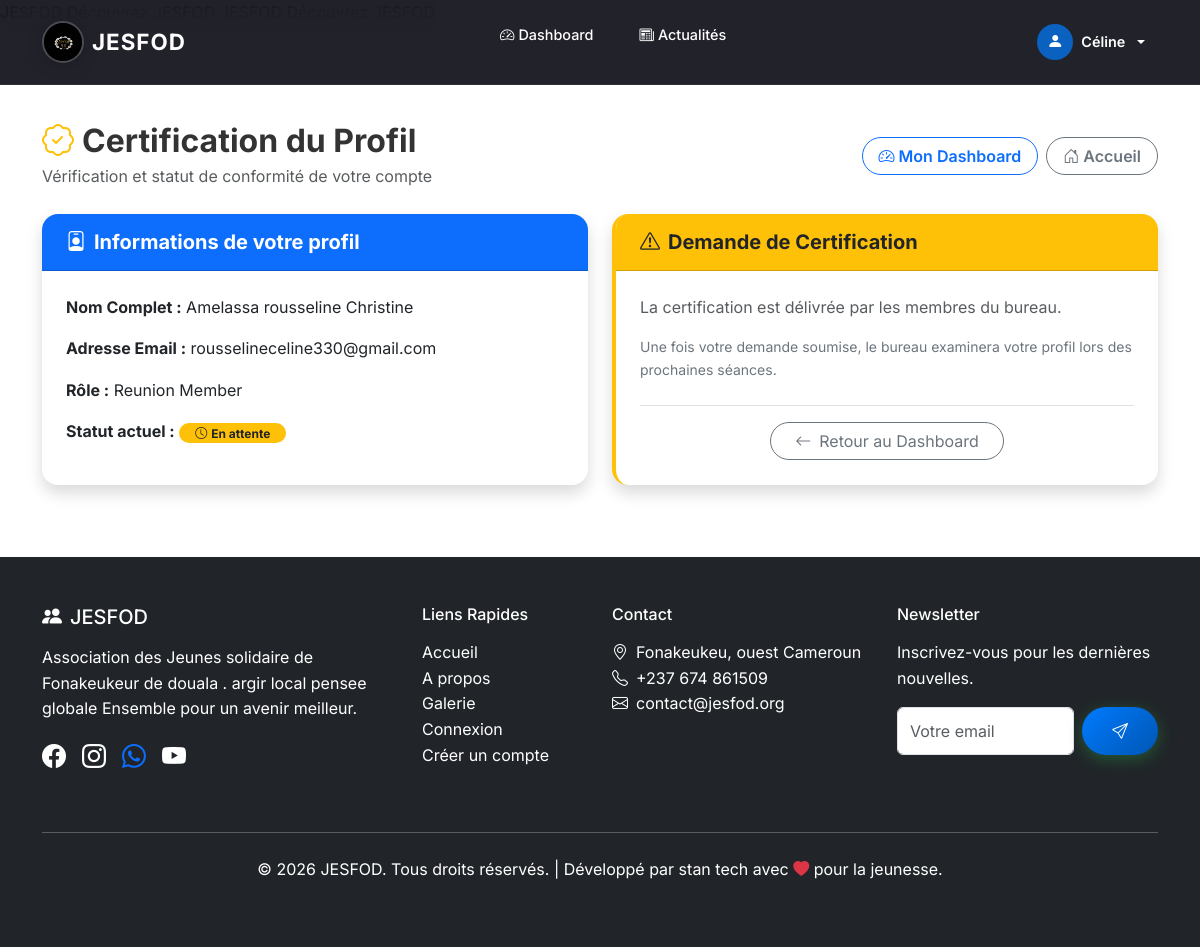
Page /menber/certification/ (signed in) on the committed database.
### menber_JESFOD/models.py (models this page shows, shortened)
class Member(models.Model):
    ROLE_CHOICES = [
        ('bureau', 'Bureau Member'),
        ('reunion', 'Reunion Member'),
    ]
    POSITION_CHOICES = [
        ('president', 'Président(e)'),
        ('vice_president', 'Vice-Président(e)'),
        ('secretaire_general', 'Secrétaire Général(e)'),
        ('secretaire_adjoint', 'Vice-Secrétaire'),
        ('censeur', 'Censeur'),
        ('charge_culturel', 'Chargé(e) des Affaires Culturelles'),
        ('charge_com', 'Chargé(e) de Communication'),
        ('charge_animation', 'Chargé(e) Animation'),
        ('tresorier', 'Trésorier(e)'),
        ('tresorier_adjoint', 'Trésorier(e) Adjoint(e)'),
        ('commissaire_comptes', 'Commissaire aux Comptes'),
        ('charge_sport', 'Chargé(e) des Sports'),
        ('sante', 'Chargé(e) de la Santé'),
        ('conseiller', 'Conseiller(e)'),
        ('membre', 'Membre du Bureau'),
        ('membre_reunion', 'Membre de Réunion'),
    ]
    SCHOOL_LEVEL_CHOICES = [
        ('primaire', 'Primaire'),
        ('college', 'Collège'),
        ('lycee', 'Lycée'),
        ('universite', 'Université'),
        ('master', 'Master'),
        ('doctorat', 'Doctorat'),
    ]
    user = models.OneToOneField(User, on_delete=models.CASCADE)
    name = models.CharField(max_length=100)
    email = models.EmailField()
    phone = models.CharField(max_length=20, blank=True)
    address = models.TextField(blank=True)
    profile_photo = models.ImageField(upload_to='profiles/', blank=True, null=True)
    school_level = models.CharField(max_length=20, choices=SCHOOL_LEVEL_CHOICES, blank=True)
    role = models.CharField(max_length=10, choices=ROLE_CHOICES, default='reunion')
    position = models.CharField(max_length=50, choices=POSITION_CHOICES, default='membre',
                                help_text="Poste occupé au sein du bureau (si applicable)")
    is_certified = models.BooleanField(default=False)
    certification_date = models.DateTimeField(null=True, blank=True)
    activities = models.TextField(blank=True, help_text="Activités et responsabilités du membre")
    @property
    def is_bureau(self):
        return self.role == 'bureau'

### menber_JESFOD/views_fixed.py (the view, shortened to what this page needs)
# urls.py: path('certification/', certification, name='certification'),
@login_required
def certification(request):
    member, created = Member.objects.get_or_create(user=request.user)
    if created:
        messages.info(request, 'Profil membre créé.')
    if member.is_certified:
        return render(request, 'menber_JESFOD/certification.html',
                      {'member': member, 'already_certified': True})
    return render(request, 'menber_JESFOD/certification.html',
                  {'member': member, 'is_member_page': True})

### menber_JESFOD/templates/menber_JESFOD/certification.html (shortened to what this page needs)
{% extends 'base.html' %}
{% block content %}
<div class="container mt-4 py-4">
  <div class="d-flex justify-content-between align-items-center mb-4 flex-wrap gap-3">
    <div>
      <h2 class="fw-bold mb-1"><i class="bi bi-patch-check text-warning me-2"></i>Certification du Profil</h2>
      <p class="text-muted mb-0">Vérification et statut de conformité de votre compte</p>
    </div>
    <div class="d-flex gap-2 flex-wrap">
      <a href="{% url 'member_dashboard' %}" class="btn btn-outline-primary rounded-pill px-3 fw-semibold">
        <i class="bi bi-speedometer2 me-1"></i>Mon Dashboard
      </a>
      <a href="{% url 'home' %}" class="btn btn-outline-secondary rounded-pill px-3 fw-semibold">
        <i class="bi bi-house-door me-1"></i>Accueil
      </a>
    </div>
  </div>
  <div class="row g-4">
    <div class="col-md-6">
      <div class="card border-0 shadow rounded-4 overflow-hidden h-100">
        <div class="card-header bg-primary text-white py-3 px-4">
          <h5 class="mb-0 fw-bold"><i class="bi bi-person-badge me-2"></i>Informations de votre profil</h5>
        </div>
        <div class="card-body p-4">
          <p><strong>Nom Complet :</strong> {{ member.name }}</p>
          <p><strong>Adresse Email :</strong> {{ member.email }}</p>
          <p><strong>Rôle :</strong> {{ member.get_role_display }}</p>
          <p>
            <strong>Statut actuel :</strong>
            {% if member.is_certified %}
              <span class="badge bg-success rounded-pill px-3 py-1"><i class="bi bi-check-circle me-1"></i>Certifié</span>
            {% else %}
              <span class="badge bg-warning text-dark rounded-pill px-3 py-1"><i class="bi bi-clock me-1"></i>En attente</span>
            {% endif %}
          </p>
        </div>
      </div>
    </div>
    <div class="col-md-6">
      {% if already_certified %}
        <div class="card border-0 shadow rounded-4 overflow-hidden h-100 border-start border-success border-4">
          <div class="card-header bg-success text-white py-3 px-4">
            <h5 class="mb-0 fw-bold"><i class="bi bi-check-circle-fill me-2"></i>Profil Déjà Certifié</h5>
          </div>
          <div class="card-body p-4 text-center">
            <i class="bi bi-patch-check-fill display-1 text-success mb-3"></i>
            <h5 class="fw-bold text-success">Félicitations !</h5>
            <p class="text-muted">Votre profil est officiellement certifié au sein de l'association JESFOD.</p>
            <p class="small text-secondary">Date d'approbation : {{ member.certification_date|date:"d/m/Y à H:i" }}</p>
            <a href="{% url 'member_dashboard' %}" class="btn btn-primary rounded-pill px-4 mt-2">
              <i class="bi bi-speedometer2 me-2"></i>Retour au Dashboard
            </a>
          </div>
        </div>
      {% else %}
        <div class="card border-0 shadow rounded-4 overflow-hidden h-100 border-start border-warning border-4">
          <div class="card-header bg-warning text-dark py-3 px-4">
            <h5 class="mb-0 fw-bold"><i class="bi bi-exclamation-triangle me-2"></i>Demande de Certification</h5>
          </div>
          <div class="card-body p-4">
            {% if member.is_bureau %}
              <p class="text-secondary">En tant que membre du bureau, vous pouvez valider et certifier votre profil.</p>
              <form method="post">
                {% csrf_token %}
                <input type="hidden" name="certify" value="1">
                <button type="submit" class="btn btn-success btn-lg rounded-pill w-100 fw-bold mt-2" onclick="return confirm('Confirmer la certification de votre profil ?')">
                  <i class="bi bi-patch-check me-2"></i>Certifier mon profil maintenant
                </button>
              </form>
            {% else %}
              <p class="text-muted">La certification est délivrée par les membres du bureau.</p>
              <p class="small text-secondary">Une fois votre demande soumise, le bureau examinera votre profil lors des prochaines séances.</p>
            {% endif %}
            <div class="mt-4 pt-3 border-top text-center">
              <a href="{% url 'member_dashboard' %}" class="btn btn-outline-secondary rounded-pill px-4">
                <i class="bi bi-arrow-left me-2"></i>Retour au Dashboard
              </a>
            </div>
          </div>
        </div>
      {% endif %}
    </div>
  </div>
</div>
{% endblock %}

### JESFOD_PROJECT/templates/base.html (shortened to what this page needs)
{% load static %}
<!DOCTYPE html>
<html lang="fr">
<head>
    <link href="https://cdn.jsdelivr.net/npm/bootstrap@5.3.3/dist/css/bootstrap.min.css" rel="stylesheet">
    <link href="https://cdn.jsdelivr.net/npm/bootstrap-icons@1.11.3/font/bootstrap-icons.css" rel="stylesheet">
    <link href="https://cdnjs.cloudflare.com/ajax/libs/animate.css/4.1.1/animate.min.css" rel="stylesheet">
    <link rel="stylesheet" href="{% static 'css/style.css' %}">
</head>
<body>
<nav class="jesfod-navbar navbar navbar-expand-lg fixed-top navbar-dark" id="mainNav">
    <div class="container">
        <a class="navbar-brand d-flex align-items-center gap-2" href="{% url 'home' %}">
            <img src="{% static 'images/logo.jpeg' %}" alt="Logo JESFOD" width="42" height="42" class="rounded-circle logo-hero">
            <span class="brand-name fw-bold">JESFOD</span>
        </a>
        <div class="offcanvas offcanvas-end text-bg-dark" tabindex="-1" id="navbarOffcanvas" aria-labelledby="navbarOffcanvasLabel">
            <div class="offcanvas-body">
                <ul class="navbar-nav mx-auto mb-2 mb-lg-0 gap-1">
                    {% if user.is_authenticated %}
                    {% if is_member_page %}
                    <li class="nav-item">
                        <a class="nav-link nav-pill-link" href="{% url 'member_dashboard' %}"><i class="bi bi-speedometer2 me-1"></i>Dashboard</a>
                    </li>
                    <li class="nav-item">
                        <a class="nav-link nav-pill-link" href="{% url 'news_list' %}"><i class="bi bi-newspaper me-1"></i>Actualités</a>
                    </li>
                    {% endif %}
                    {% endif %}
                </ul>
                <ul class="navbar-nav align-items-center gap-2 mt-4 mt-lg-0">
                    {% if user.is_authenticated %}
                        <li class="nav-item dropdown w-100 w-lg-auto text-center text-lg-start">
                            <a class="nav-link dropdown-toggle d-flex align-items-center justify-content-center justify-content-lg-start gap-2 nav-user-btn" href="#" role="button" data-bs-toggle="dropdown">
                                <div class="user-avatar-sm">
                                    <i class="bi bi-person-fill"></i>
                                </div>
                                <span class="fw-semibold">{{ user.username }}</span>
                            </a>
                        </li>
                    {% endif %}
                </ul>
            </div>
        </div>
    </div>
</nav>
    <main class="pt-5">
        {% block content %}{% endblock %}
    </main>
    <footer class="bg-dark text-white py-5 mt-5">
        <div class="container">
            <div class="row">
                <div class="col-lg-4 mb-4">
                    <h5 class="mb-3"><i class="bi bi-people-fill me-2 text-light-green"></i>JESFOD</h5>
                    <p>Association des Jeunes solidaire  de Fonakeukeur de douala . argir local pensee globale Ensemble pour un avenir meilleur.</p>
                    <div class="d-flex gap-3">
                        <a href="https://web.facebook.com/groups/367541119929232/events" class="text-white"><i class="bi bi-facebook fs-4"></i></a>
                        <a href="https://vt.tiktok.com/ZS9ePpjALuUoM-Sc5Da/" class="text-white"><i class="bi bi-instagram fs-4"></i></a>
                        <a href="https://chat.whatsapp.com/LVOzfSy7LtFAonZo5Kwwvy?mode=gi_t"><i class="bi bi-whatsapp fs-4"></i></a>
                        <a href="https://vt.tiktok.com/ZS9ePpjALuUoM-Sc5Da/" class="text-white"><i class="bi bi-youtube fs-4"></i></a>
                    </div>
                </div>
                <div class="col-lg-2 col-md-6 mb-4">
                    <h6 class="mb-3">Liens Rapides</h6>
                    <ul class="list-unstyled">
                        <li><a href="#accueil" class="text-white text-decoration-none">Accueil</a></li>
                        <li><a href="#apropos" class="text-white text-decoration-none">A propos</a></li>
                        <li><a href="#galerie" class="text-white text-decoration-none">Galerie</a></li>
                        <li><a href="{% url 'login' %}" class="text-white text-decoration-none">Connexion</a></li>
                         <li><a href="{% url 'register' %}" class="text-white text-decoration-none">Créer un compte</a></li>
                    </ul>
                </div>
                <div class="col-lg-3 col-md-6 mb-4">
                    <h6 class="mb-3">Contact</h6>
                    <ul class="list-unstyled">
                        <li><i class="bi bi-geo-alt me-2"></i>Fonakeukeu,  ouest Cameroun</li>
                        <li><i class="bi bi-telephone me-2"></i>+237 674 861509</li>
                        <li><i class="bi bi-envelope me-2"></i>contact@jesfod.org</li>
                    </ul>
                </div>
                <div class="col-lg-3 mb-4">
                    <h6 class="mb-3">Newsletter</h6>
                    <p>Inscrivez-vous pour les dernières nouvelles.</p>
                    <form class="d-flex">
                        <input type="email" class="form-control me-2" placeholder="Votre email">
                        <button class="btn btn-success"><i class="bi bi-send"></i></button>
                    </form>
                </div>
            </div>
            <hr class="my-4">
            <div class="text-center">
                <p>&copy; 2026 JESFOD. Tous droits réservés. | Développé  par stan tech avec <i class="bi bi-heart-fill text-danger"></i> pour la jeunesse.</p>
            </div>
        </div>
    </footer>
</body>
</html>

### JESFOD_PROJECT/static/css/style.css (style rules this page uses)
:root { --primary-blue: #007BFF; --secondary-blue: #0056b3; --primary-green: #28a745; --secondary-green: #20c997; --light-blue: #e3f2fd; --light-green: #e9f7ef; --gray: #6c757d; --light-gray: #f8f9fa; --white: #ffffff; --dark: #0f1117; --card-radius: 20px; --transition: all 0.3s ease; }
body { font-family: 'Inter', 'Segoe UI', Tahoma, Geneva, Verdana, sans-serif; line-height: 1.6; color: #333; background-color: var(--white); }
.jesfod-navbar { background: rgba(10, 10, 20, 0.9) !important; backdrop-filter: blur(16px); -webkit-backdrop-filter: blur(16px); border-bottom: 1px solid rgba(255,255,255,0.07); padding: 0.6rem 0; transition: var(--transition); }
.brand-name { font-size: 1.4rem; letter-spacing: 1px; color: #fff !important; }
.logo-hero { border: 2px solid rgba(255,255,255,0.2); transition: var(--transition); filter: drop-shadow(0 2px 6px rgba(0,0,0,0.4)); }
.nav-pill-link { color: rgba(255,255,255,0.82) !important; padding: 0.45rem 1rem !important; border-radius: 50px !important; font-size: 0.9rem; font-weight: 500; transition: var(--transition); }
.nav-user-btn { color: rgba(255,255,255,0.9) !important; font-size: 0.9rem; }
.user-avatar-sm { width: 36px; height: 36px; border-radius: 50%; background: rgba(0,123,255,0.7); display: flex; align-items: center; justify-content: center; font-size: 1rem; color: #fff; }
.navbar-brand, .nav-link { color: var(--white) !important; }
.btn-primary, .btn-success { background: linear-gradient(135deg, var(--primary-blue), var(--secondary-blue)); border: none; box-shadow: 0 4px 15px rgba(0, 123, 255, 0.4); padding: 12px 30px; border-radius: 50px; font-weight: 600; transition: all 0.3s ease; box-shadow: 0 4px 15px rgba(40, 167, 69, 0.4); color: var(--white); }
.card { border: none; border-radius: 20px; overflow: hidden; transition: transform 0.3s ease; box-shadow: 0 4px 15px rgba(0,0,0,0.1); }
.navbar { padding: 1rem 0; }
.nav-link { transition: all 0.3s ease; margin: 0 5px; }
.navbar-brand img.logo-hero { transition: all 0.3s ease; filter: drop-shadow(0 2px 8px rgba(0,0,0,0.3)); }

### rows in the picture
Member: name "Amelassa rousseline Christine", email "rousselineceline330@gmail.com", role "Reunion Member"

### other values in the picture
{{ user.username }} "Céline"
